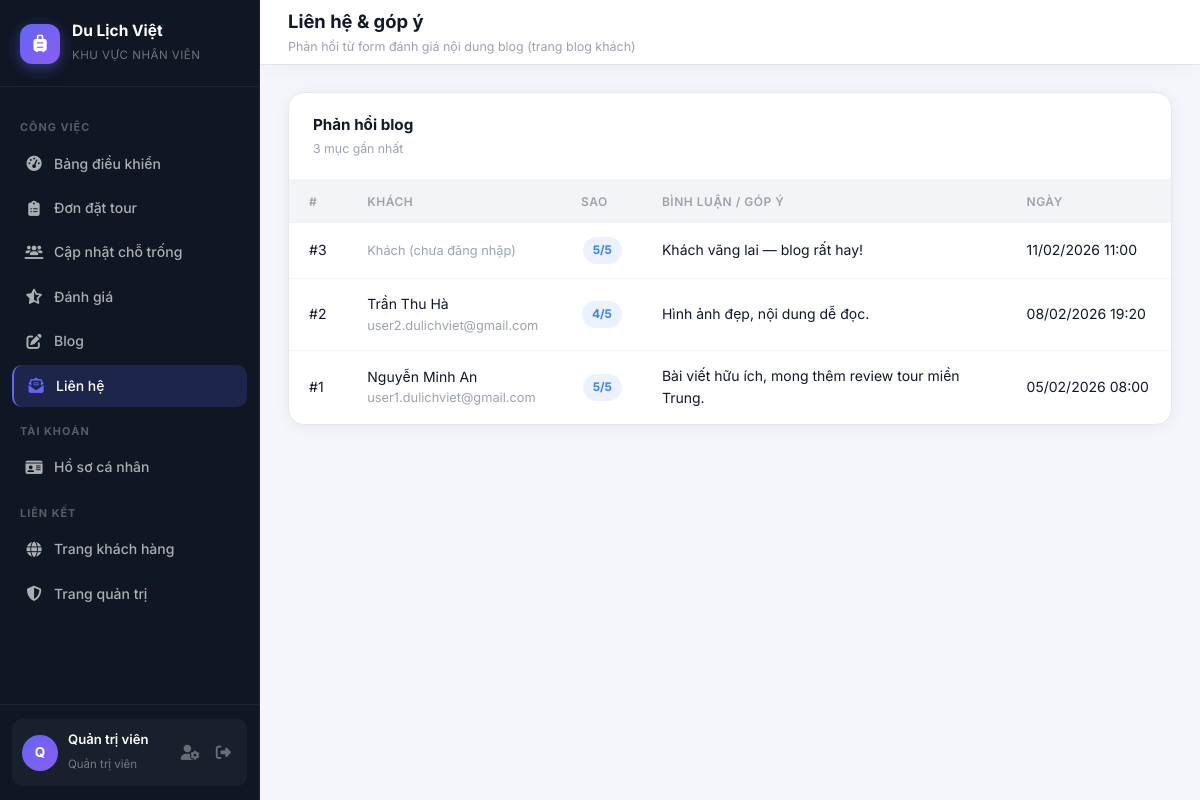
/staff/contact/list.php (signed in), run on the app's committed database.
### tables this page shows
CREATE TABLE `blog_feedback` (
  `id` INT UNSIGNED NOT NULL AUTO_INCREMENT,
  `user_id` INT UNSIGNED NULL DEFAULT NULL,
  `rating` TINYINT UNSIGNED NOT NULL,
  `comment` TEXT NOT NULL,
  `created_at` DATETIME NOT NULL DEFAULT CURRENT_TIMESTAMP,
  PRIMARY KEY (`id`),
  KEY `idx_blog_feedback_user` (`user_id`),
  CONSTRAINT `fk_blog_feedback_user`
    FOREIGN KEY (`user_id`) REFERENCES `users` (`id`)
    ON DELETE SET NULL ON UPDATE CASCADE
);

CREATE TABLE `users` (
  `id` INT UNSIGNED NOT NULL AUTO_INCREMENT,
  `full_name` VARCHAR(120) NOT NULL,
  `email` VARCHAR(190) NOT NULL,
  `password` VARCHAR(255) NOT NULL,
  `phone` VARCHAR(20) NOT NULL DEFAULT '',
  `role` ENUM('user','staff','admin') NOT NULL DEFAULT 'user',
  `is_active` TINYINT(1) NOT NULL DEFAULT 1,
  `created_at` DATETIME NOT NULL DEFAULT CURRENT_TIMESTAMP,
  `updated_at` DATETIME NULL DEFAULT NULL ON UPDATE CURRENT_TIMESTAMP,
  PRIMARY KEY (`id`),
  UNIQUE KEY `uq_users_email` (`email`),
  KEY `idx_users_role` (`role`)
);

### staff/contact/list.php (the view, shortened to what this page needs)
<?php
require_once dirname(__DIR__, 2) . '/includes/db.php';
$feedback = [];
$tableOk = true;
try {
    $feedback = $pdo->query(
        "SELECT f.*, u.full_name, u.email
         FROM blog_feedback f
         LEFT JOIN users u ON u.id = f.user_id
         ORDER BY f.created_at DESC
         LIMIT 200"
    )->fetchAll();
} catch (Throwable) {
    $feedback = [];
    $tableOk = false;
}
function h(mixed $v): string
{
    return htmlspecialchars((string) $v, ENT_QUOTES, 'UTF-8');
}
require dirname(__DIR__, 2) . '/includes/staff_header.php';
?>
<?php if (!$tableOk): ?>
  <div class="alert alert-warning">
    Chưa có bảng <code>blog_feedback</code>. Hãy import schema đầy đủ từ <code>database/tour_management.sql</code> (hoặc tạo bảng tương ứng).
  </div>
<?php else: ?>
  <div class="data-card">
    <div class="data-card-header">
      <div>
        <div class="data-card-title">Phản hồi blog</div>
        <div class="data-card-sub"><?= count($feedback) ?> mục gần nhất</div>
      </div>
    </div>
    <div style="overflow-x:auto">
      <table class="admin-table">
        <thead>
          <tr>
            <th>#</th>
            <th>Khách</th>
            <th class="cell-right">Sao</th>
            <th>Bình luận / góp ý</th>
            <th>Ngày</th>
          </tr>
        </thead>
        <tbody>
          <?php if (empty($feedback)): ?>
            <tr><td colspan="5"><div class="empty-state"><i class="fas fa-comments"></i><p>Chưa có phản hồi.</p></div></td></tr>
          <?php else: ?>
            <?php foreach ($feedback as $f): ?>
              <tr>
                <td>#<?= (int) $f['id'] ?></td>
                <td>
                  <div><?= $f['full_name'] ? h($f['full_name']) : '<span class="cell-muted">Khách (chưa đăng nhập)</span>' ?></div>
                  <?php if (!empty($f['email'])): ?><div class="cell-muted" style="font-size:0.8rem"><?= h($f['email']) ?></div><?php endif; ?>
                </td>
                <td class="cell-right"><span class="badge badge-info"><?= (int) $f['rating'] ?>/5</span></td>
                <td style="max-width:360px;white-space:pre-wrap"><?= h($f['comment']) ?></td>
                <td class="cell-muted"><?= date('d/m/Y H:i', strtotime((string) $f['created_at'])) ?></td>
              </tr>
            <?php endforeach; ?>
          <?php endif; ?>
        </tbody>
      </table>
    </div>
  </div>
<?php endif; ?>
<?php require dirname(__DIR__, 2) . '/includes/staff_footer.php';

### assets/css/admin.css (style rules this page uses)
:root { --sidebar-width: 260px; --sidebar-bg: #0f1724; --sidebar-border: rgba(255,255,255,0.06); --sidebar-text: rgba(255,255,255,0.65); --sidebar-text-active: #ffffff; --sidebar-active-bg: rgba(99,102,241,0.18); --sidebar-active-border: #6366f1; --topbar-height: 64px; --topbar-bg: #ffffff; --topbar-shadow: 0 1px 0 rgba(0,0,0,0.06), 0 4px 24px rgba(0,0,0,0.04); --page-bg: #f4f6fb; --card-bg: #ffffff; --card-radius: 16px; --card-shadow: 0 2px 16px rgba(0,0,0,0.06); --card-shadow-hover: 0 8px 32px rgba(0,0,0,0.12); --primary: #6366f1; --primary-dark: #4f46e5; --primary-light: rgba(99,102,241,0.1); --success: #10b981; --success-light: rgba(16,185,129,0.1); --warning: #f59e0b; --warning-light: rgba(245,158,11,0.1); --danger: #ef4444; --danger-light: rgba(239,68,68,0.1); --info: #3b82f6; --info-light: rgba(59,130,246,0.1); --text-primary: #111827; --text-secondary: #6b7280; --text-muted: #9ca3af; --border: #e5e7eb; --border-light: #f3f4f6; --transition: 0.2s cubic-bezier(0.4,0,0.2,1); }
* { margin: 0; padding: 0; box-sizing: border-box; }
html, body { font-family: 'Inter', -apple-system, BlinkMacSystemFont, 'Segoe UI', sans-serif; background: var(--page-bg); color: var(--text-primary); line-height: 1.6; min-height: 100vh; }
.data-card { background: var(--card-bg); border-radius: var(--card-radius); box-shadow: var(--card-shadow); border: 1px solid var(--border); overflow: hidden; margin-bottom: 24px; }
.data-card-header { display: flex; align-items: center; justify-content: space-between; padding: 20px 24px; border-bottom: 1px solid var(--border-light); }
.data-card-title { font-size: 0.95rem; font-weight: 700; color: var(--text-primary); }
.data-card-sub { font-size: 0.77rem; color: var(--text-muted); margin-top: 2px; }
.admin-table { width: 100%; border-collapse: collapse; }
.admin-table thead th { background: var(--border-light); padding: 12px 20px; text-align: left; font-size: 0.75rem; font-weight: 600; color: var(--text-muted); text-transform: uppercase; letter-spacing: 0.5px; white-space: nowrap; }
.admin-table tbody td { padding: 14px 20px; font-size: 0.875rem; color: var(--text-primary); border-bottom: 1px solid var(--border-light); vertical-align: middle; }
.admin-table tbody tr:last-child td { border-bottom: none; }
.cell-muted { color: var(--text-muted); font-size: 0.8rem; }
.cell-right { text-align: right; }
.badge { display: inline-flex; align-items: center; gap: 5px; padding: 4px 10px; border-radius: 999px; font-size: 0.74rem; font-weight: 700; white-space: nowrap; }
.badge-info { background: var(--info-light); color: var(--info); }

### data on the page
blog_feedback: id "3", shows "Khách (chưa đăng nhập)", rating "5", comment "Khách vãng lai — blog rất hay!", created_at "11/02/2026 11:00"
blog_feedback: id "2", user.full_name "Trần Thu Hà", user.email "user2.dulichviet@gmail.com", rating "4", comment "Hình ảnh đẹp, nội dung dễ đọc.", created_at "08/02/2026 19:20"
blog_feedback: id "1", user.full_name "Nguyễn Minh An", user.email "user1.dulichviet@gmail.com", rating "5", comment "Bài viết hữu ích, mong thêm review tour miền Trung.", created_at "05/02/2026 08:00"

### other printed values
staffH($initials) "Q"
staffH($staffName) "Quản trị viên"
staffH($pageTitle) "Liên hệ & góp ý"
staffH($pageSubtitle) "Phản hồi từ form đánh giá nội dung blog (trang blog khách)"
count($feedback) "3"
